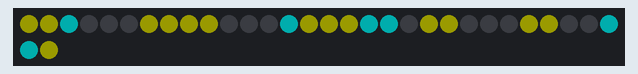
Simulated run of this sketch. Board: Arduino Uno, built with avr-gcc and run on an emulated ATmega328P. Parts: 32 RGB LEDs in strip order, left to right, continuing on the next row. Dim RGB values are drawn brighter than linear.

Above: at 10.16 s.
At 13.83 s:
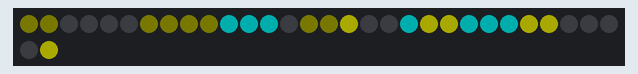
At 17.51 s:
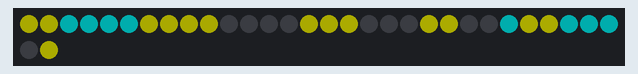
At 24.85 s:
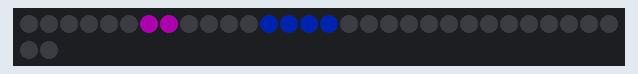
At 32.3 s:
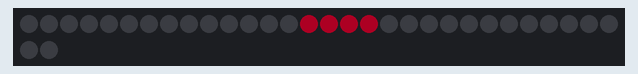
At 39.18 s:
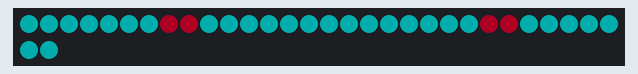

The sketch:

oculus_aethereum.ino
```cpp
#include <Adafruit_NeoPixel.h>

#include "segment_models.h"
#include "segment_views.h"
#include "themes.h"


// Initialize

#define PIN 4
#define LED_COUNT 32

#define  LEFT_EYE_START 0
#define RIGHT_EYE_START 16
#define LEDS_PER_EYE 16

#define THEME_SWITCH_DELAY 10000 // Milliseconds

Adafruit_NeoPixel led_strip = Adafruit_NeoPixel (LED_COUNT, PIN, NEO_GRB + NEO_KHZ800);


// Create containers for sections of your LED strands/circles.

StripView   left_eye = StripView (led_strip,  LEFT_EYE_START, LEDS_PER_EYE);
StripView  right_eye = StripView (led_strip, RIGHT_EYE_START, LEDS_PER_EYE);

StripView  both_eyes = StripView (led_strip,  LEFT_EYE_START, LEDS_PER_EYE * 2);

void setup ()
{
  // Aways give your project a safe boot delay so you can re-upload code when:
  //   - it uses too much current when your LEDs are too bright
  //   - the serial doesn't respond because of some timing issue

  delay(3000);

  led_strip.begin ();
}


// Main Loop

void loop ()
{
  // Switch themes every {x} seconds
  Theme::switch_every (THEME_SWITCH_DELAY);

   left_eye.clear ();
  right_eye.clear ();
  both_eyes.clear ();

  // Update the spots
   left_eye.update ();
  right_eye.update ();
  both_eyes.update ();

  // Draw the spots.
  both_eyes.draw ();
   left_eye.draw ();
  right_eye.draw ();

  led_strip.show ();
}
```

segment_models.cpp
```cpp
#include "segment_models.h"


/*** Spot Methods *********************************************/

// Base Spot Constructor

Spot::Spot (double n_position, uint8_t n_width, uint32_t n_color):
  position  (n_position),
  width     (n_width),
  color     (n_color), /* Initializer list */
  speed     (1.0),
  amplitude (1.0),
  offset    (0.0)
{
}


// Virtual update to be implemented by subclasses

void Spot::update () { }


// Return a 0.0 to 1.0 scaled over {speed} + {offset} seconds

double Spot::percent ()
{
  return (int((millis() * speed) + (offset*1000)) % 1000) * 0.001;
}


/*** Circler Methods ******************************************/

// Circler Constructor

Circler::Circler (double n_position, uint8_t n_width, uint32_t n_color):
  Spot(n_position, n_width, n_color) /* Base Class Constructor */
{
  start_position = position;
}


// Scale from 0 to 1 once a second

void Circler::update ()
{
  position = percent () + start_position;
}


/*** Wobbler Methods ******************************************/

// Wobbler Constructor

Wobbler::Wobbler (double n_position, uint8_t n_width, uint32_t n_color):
  Spot(n_position, n_width, n_color) /* Base Class Constructor */
{
  start_position = position;
}


void Wobbler::update ()
{
  // Scale from 0 to 6.28 every second
  position = percent () * M_PI * 2;

  // Scale -1/1 to 0/1
  position  = (sin(position) + 1) * 0.5;
  position *= amplitude;
  position += start_position;
}


/*** Pulsar Methods ******************************************/

// Pulsar Constructor

Pulsar::Pulsar (double n_position, uint8_t n_width, uint32_t n_color):
  Spot(n_position, n_width, n_color) /* Base Class Constructor */
{
  start_color = color;
}

void Pulsar::update ()
{
  double value = percent () * M_PI * 2;

  // Scale -1/1 to 0/1
  value = (sin(value) + 1) * 0.5;

  // Extract original r g b
  uint8_t r,g,b;

  r = (uint8_t)(start_color >> 16),
  g = (uint8_t)(start_color >>  8),
  b = (uint8_t)(start_color >>  0);

  // Dim brightness
  color = led_strip.Color (r * value, g * value, b * value);
}


/*** Grower Methods ******************************************/

// Grower Constructor

Grower::Grower (double n_position, uint8_t n_width, uint32_t n_color):
  Spot(n_position, n_width, n_color) /* Base Class Constructor */
{
  start_width = width;
}

void Grower::update ()
{
  double value = percent () * M_PI * 2;

  // Scale -1/1 to 0/1
  value = (sin(value) + 1) * 0.5;

  // Width 0 to 10
  width = value * start_width;

}
```

segment_models.h
```cpp
#include "Arduino.h"
#include <Adafruit_NeoPixel.h>

#ifndef SEGMENT_MODELS
#define SEGMENT_MODELS

extern Adafruit_NeoPixel led_strip; /* FIXME temporary global */

// Spot class: Everything is derived from this static spot

class Spot {
 public:

  // Variables
  double   position;
  double   speed;
  double   amplitude;
  double   offset;
  uint8_t  width;
  uint32_t color;

  double   start_position;
  uint8_t  start_width;
  uint32_t start_color;

  // Constructor
  Spot (double, uint8_t, uint32_t);

  // Methods
  virtual void update ();
  double percent ();
};


// Circler draws itself in a loop along your strip or around the circle

class Circler : public Spot {
 public:

  // Constructor
  Circler (double, uint8_t, uint32_t);

  // Methods
  void update ();
};


// Wobbler uses a sin wave to move back and forth

class Wobbler : public Spot {
 public:

  // Constructor
  Wobbler (double, uint8_t, uint32_t);

  // Methods
  void update ();
};


// Pulsar uses a sin wave to fade in and out

class Pulsar : public Spot {
 public:

  // Constructor
  Pulsar (double, uint8_t, uint32_t);

  // Methods
  void update ();
};


// Grower uses a sin wave to grow and shrink width

class Grower : public Spot {
 public:

  // Constructor
  Grower (double, uint8_t, uint32_t);

  // Methods
  void update ();
};

#endif
```

segment_views.cpp
```cpp
#include "segment_views.h"


// StripView Constructor

StripView::StripView (Adafruit_NeoPixel& n_strip, uint8_t n_starting_led, uint8_t n_length):
  strip (n_strip),
  starting_led (n_starting_led),
  length (n_length),
  spot_count (0) /* Initializer list */
{
}


// Add spot to list of spots for this view

void StripView::add (Spot *spot)
{
  spots[spot_count] = spot;
  spot_count++;
}


// Update all spots

void StripView::update ()
{
  for(int i = 0; i < spot_count; i++)
  {
    spots[i]->update ();
  }
}


void StripView::draw ()
{
  /* TODO figure out where strip view and spot view separate for drawing logic.. does spot view create the dots and colors and then strip over lays those pixels into its buffer (additive or whatever) */

  // Draw every spot
  for (uint8_t i = 0; i < spot_count; i++)
  {
    spots[i]->update ();

    // For width of the spot
    for (uint8_t w = 0; w < spots[i]->width; w++)
    {
      // Map position to strip
      uint8_t position = (int(spots[i]->position * length) + w) - spots[i]->width/2;

      // Wrap around the segment
      draw_at ((position % length) + starting_led, spots[i]->color);
    }
  }
}


// Clear strip

void StripView::clear ()
{
  for(uint8_t i = starting_led; i < (starting_led+length); i++)
  {
    /*
    uint32_t start_color = strip.getPixelColor (i);
    uint8_t r,g,b;

    r = (uint8_t)(start_color >> 16),
    g = (uint8_t)(start_color >>  8),
    b = (uint8_t)(start_color >>  0);

    // Dim brightness FIXME fails to gracefully fade dim colors (because it runs a lot per second)
    uint32_t color = strip.Color (r * 0.9, g * 0.9, b * 0.9);

    strip.setPixelColor (i, color);*/
    strip.setPixelColor (i, strip.Color(0,0,0));
  }
}


// Draw a color into the strip

void StripView::draw_at (uint8_t position, uint32_t color)
{
  strip.setPixelColor (position, color);
}


// Add color into the strip

void StripView::add_at (uint8_t position, uint32_t color)
{
  uint32_t added_colors = add_colors (color, strip.getPixelColor (position));
  strip.setPixelColor (position, added_colors);
}


// Blend two colors together

uint32_t StripView::add_colors (uint32_t color1, uint32_t color2)
{
  uint8_t r1,g1,b1;
  uint8_t r2,g2,b2;
  uint8_t r3,g3,b3;

  r1 = (uint8_t)(color1 >> 16),
  g1 = (uint8_t)(color1 >>  8),
  b1 = (uint8_t)(color1 >>  0);

  r2 = (uint8_t)(color2 >> 16),
  g2 = (uint8_t)(color2 >>  8),
  b2 = (uint8_t)(color2 >>  0);


  return strip.Color (constrain (r1+r2, 0, 255), constrain (g1+g2, 0, 255), constrain (b1+b2, 0, 255));
}


// Prepare for a new theme

void StripView::unload_theme ()
{
  for(int i = 0; i < spot_count; i++)
  {
    delete spots[i];
  }
  spot_count = 0;
}
```

segment_views.h
```cpp
#include "Arduino.h"
#include <Adafruit_NeoPixel.h>

#include "segment_models.h"

#ifndef SEGMENT_VIEWS
#define SEGMENT_VIEWS

// StripView takes care of rendering all of the spots and interpreting their positions from 0 to 1 into the strips length. This way the spot models don't know anything specific about how they will end up being shown in the view.

class StripView {
 public:

  // Variables
  Adafruit_NeoPixel &strip;
  uint8_t starting_led;
  uint8_t length;

  Spot *spots[10];
  uint8_t spot_count;


  // Constructor
  StripView (Adafruit_NeoPixel&, uint8_t, uint8_t);


  // Methods
  void add (Spot*);
  void update ();
  void draw   ();
  void clear  ();
  void draw_at (uint8_t, uint32_t);
  void  add_at (uint8_t, uint32_t);
  uint32_t add_colors (uint32_t, uint32_t);
  void unload_theme ();
};

#endif
```

Source omitted: themes.h (12528 bytes)
